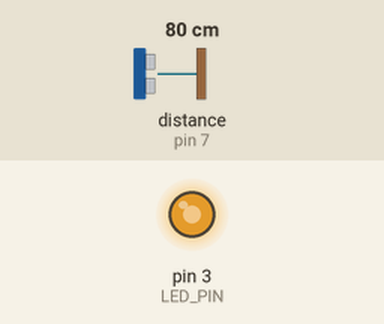
The sketch below on a simulated Arduino Uno, built with avr-gcc and run on an emulated ATmega328P. Parts: output pins drawn as LEDs (lit = HIGH). Wiring (inferred from the names in the program): ultrasonic range finder: trigger pin 6; echo pin 7. The test bench sets the inputs (shaded band); at power-on: distance to the obstacle (sensor on pin 7) 80 cm. The echo pulse lasts 58.3 µs per cm; pins used as bus, display or sensor lines are not drawn.

Above: at 1.2 s.
1.3 s: distance to the obstacle (sensor on pin 7) set to 2 cm
At 1.9 s:
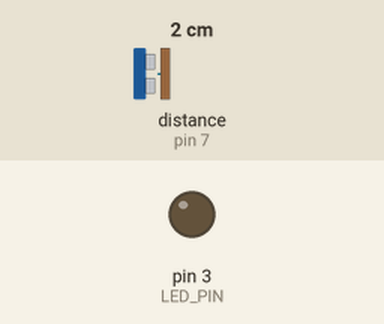
2.8 s: distance to the obstacle (sensor on pin 7) set to 9 cm
At 3.5 s:
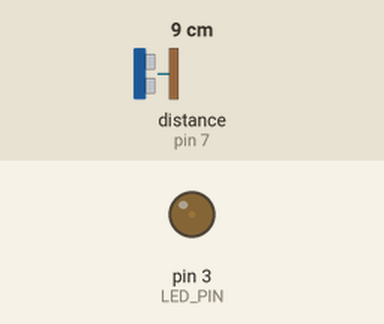
4.3 s: distance to the obstacle (sensor on pin 7) set to 35 cm
At 5.3 s:
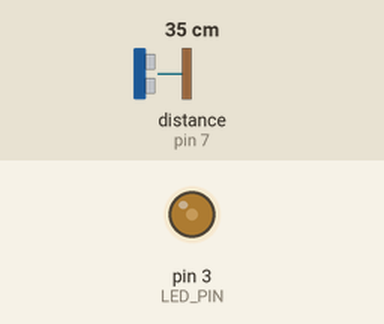
5.8 s: distance to the obstacle (sensor on pin 7) set to 60 cm
At 6.5 s:
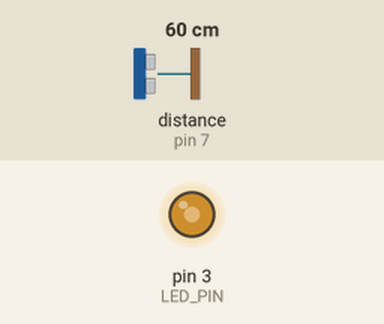
7.3 s: distance to the obstacle (sensor on pin 7) set to 4 cm
At 8.6 s:
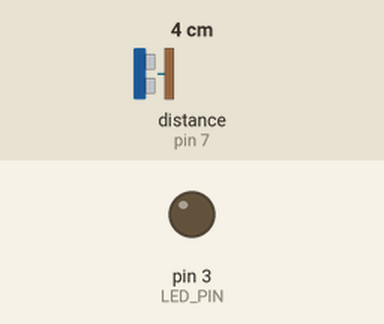
Timing chart, 0 to 9.8 s (numbered marks = the images above; inputs shaded):
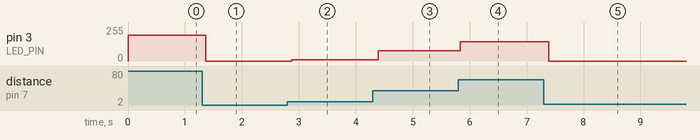

The sketch:

sketch_jul1c.ino
```cpp
//NUEVO PERO DE CHAT GPT SOLO

#define TRIGGER_PIN 6   // Pin del sensor de ultrasonido conectado al pin TRIGGER
#define ECHO_PIN 7      // Pin del sensor de ultrasonido conectado al pin ECHO
#define LED_PIN 3       // Pin del LED conectado al pin 3

void setup() {
  pinMode(TRIGGER_PIN, OUTPUT);
  pinMode(ECHO_PIN, INPUT);
  pinMode(LED_PIN, OUTPUT);
}

void loop() {
  long duration, distance;

  // Envía un pulso de 10μs al sensor de ultrasonido
  digitalWrite(TRIGGER_PIN, LOW);
  delayMicroseconds(2);
  digitalWrite(TRIGGER_PIN, HIGH);
  delayMicroseconds(10);
  digitalWrite(TRIGGER_PIN, LOW);

  // Lee el tiempo que tarda el eco en regresar
  duration = pulseIn(ECHO_PIN, HIGH);

  // Calcula la distancia en centímetros
  distance = duration * 0.034 / 2;

  // Mapea la distancia a un rango adecuado para el brillo del LED (0-255)
  int brightness = map(distance, 5, 100, 0, 255); // Intercambiamos los valores máximo y mínimo

  // Limita los valores del brillo dentro del rango 0-255
  brightness = constrain(brightness, 0, 255);

  // Establece el brillo del LED
  analogWrite(LED_PIN, brightness);

  delay(100); // Pequeño retraso para estabilizar las lecturas del sensor
}
```

Measured:
- after the input at 1.3 s, pin 3 (LED_PIN): 195/255 → 0/255 after 0.07 s
- after the input at 2.8 s, pin 3 (LED_PIN): 0/255 → 8/255 after 0.08 s
- after the input at 4.3 s, pin 3 (LED_PIN): 8/255 → 77/255 after 0.10 s
- after the input at 5.8 s, pin 3 (LED_PIN): 77/255 → 144/255 at once
- after the input at 7.3 s, pin 3 (LED_PIN): 144/255 → 0/255 after 0.09 s
